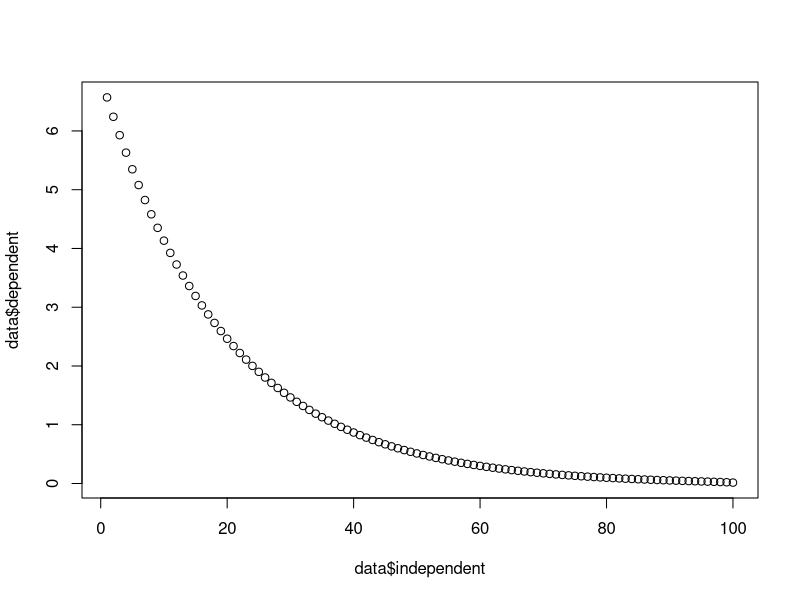
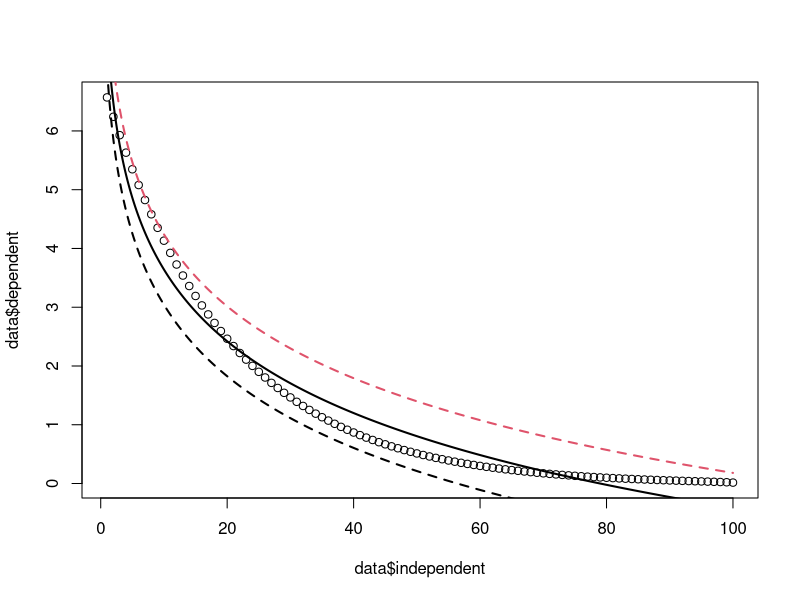

Generate these figures, in order, with R:
## ---- chunk 1
# Load the data
x <- seq(from = 1, to = 100, by = 1)
y <- log(seq(from = 1000, to = 1, by = -10))
y <- y * exp(-0.05 * x)
data <- data.frame(dependent = y, independent = x)

# Create a scatterplot
plot(data$independent, data$dependent)
## ---- chunk 2
model <- lm(dependent ~ log(independent), data = data)
## ---- chunk 3
summary(model)
## ---- chunk 4
newdata <- data.frame(independent = seq(from = 1, to = 100, length.out = 1000))

predictions <- predict(model, 
                       newdata = newdata, 
                       interval = "prediction",
                       level = 0.95)
## ---- chunk 5
plot(data$independent, data$dependent)
lines(predictions[, 1] ~ newdata$independent, lwd = 2)
matlines(newdata$independent, predictions[, 2:3], lty = 2, lwd = 2)
